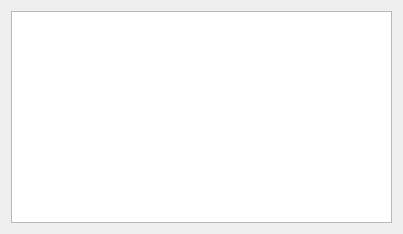
<?xml version="1.0" encoding="UTF-8"?>
<ui version="4.0">
 <class>GMessageView</class>
 <widget class="QWidget" name="GMessageView">
  <property name="geometry">
   <rect>
    <x>0</x>
    <y>0</y>
    <width>403</width>
    <height>234</height>
   </rect>
  </property>
  <property name="windowTitle">
   <string>GMessageView</string>
  </property>
  <layout class="QGridLayout" name="gridLayout">
   <item row="0" column="0">
    <widget class="QTextEdit" name="textEdit">
     <property name="readOnly">
      <bool>true</bool>
     </property>
    </widget>
   </item>
  </layout>
 </widget>
 <resources/>
 <connections/>
</ui>
